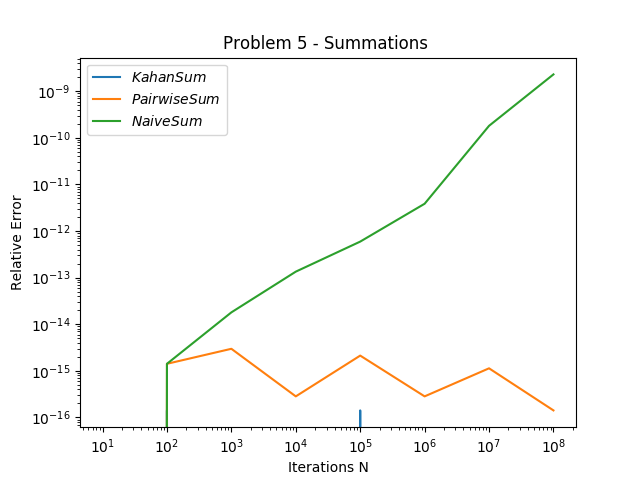

This figure's Julia source:
function kahan_sum(summand,N)
	sum=0
	c_last=0
	for i in 1:N
		y_i = summand(i, N)-c_last
		t_i = sum+y_i
		c_last = (t_i-sum)-y_i
		sum=t_i
	end
	return sum
end

function P_N(N)
	summand = pi/N
	S = 0.0
	for i=1:N
		S += summand
	end
	return S
end

function sum_direct(x, N)   
    S = 0.0
    for i=1:N
        S += x
    end
    return S
end

function sum_pairwise(x, N; base_threshold=128)
    if N < base_threshold
        return sum_direct(x, N)
    else
        N_half = Int64(floor(N/2))
        return sum_pairwise(x, N_half) + sum_pairwise(x, N - N_half)
    end
end

function summand(i,N)
	return pi/N
end

function relative_error(numerical, true_sol)
	numerator = abs(numerical-true_sol)
	return numerator/(1.0*true_sol)
end

true_sol = pi
N_vals = [10,100,1000,10000,100000,1000000,10000000,100000000]
kahan_err = [relative_error(kahan_sum(summand, n), true_sol) for n in N_vals]
pariwise_err = [relative_error(sum_pairwise(summand(0,n), n), true_sol) for n in N_vals]
regular_sum_err =  [relative_error(P_N(n), true_sol) for n in N_vals]

using PyPlot
figure()
loglog(N_vals,kahan_err,label=L"Kahan Sum")
loglog(N_vals,pariwise_err,label= L"Pairwise Sum")
loglog(N_vals, regular_sum_err, label =L"Naive Sum")
legend()
xlabel("Iterations N")
ylabel("Relative Error")
title("Problem 5 - Summations ")
savefig("problem5.png")
print("done")



